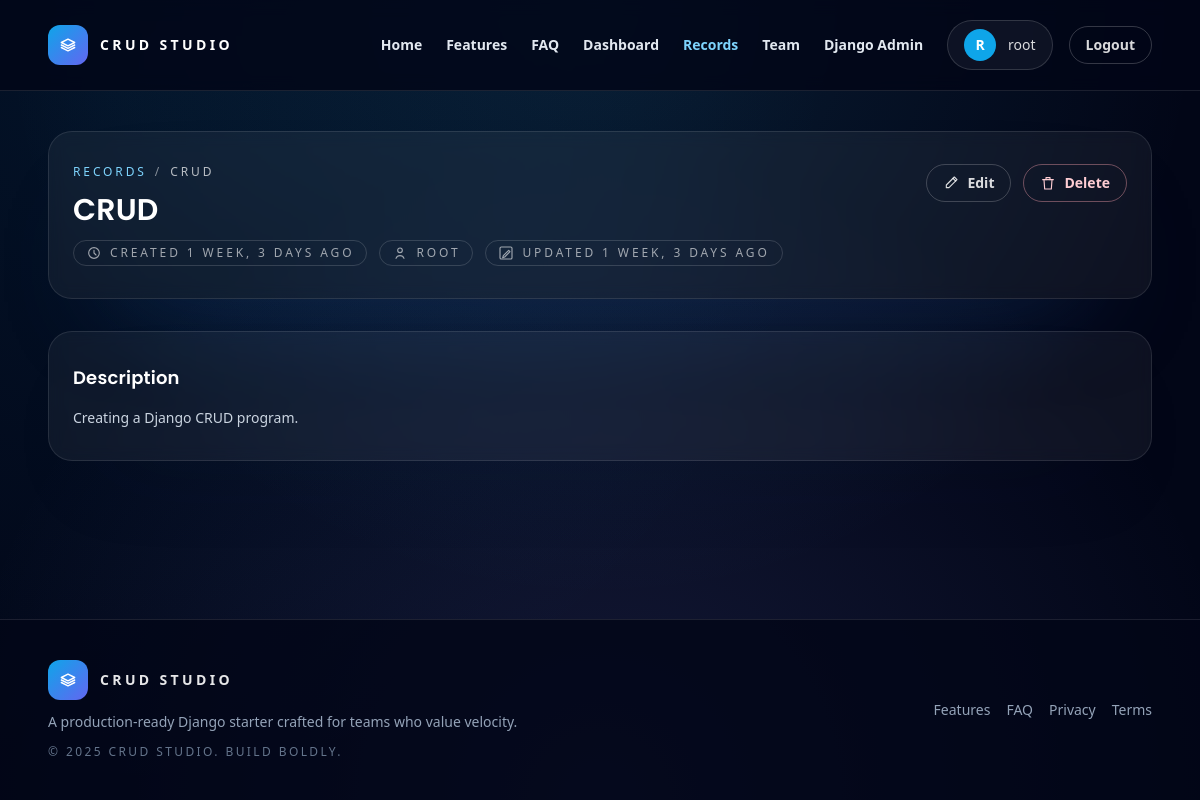
/manage/records/1 (signed in), run on the app's committed database.
### website/models.py (models this page shows, shortened)
class Record(models.Model):
    title = models.CharField(max_length=200)
    description = models.TextField(blank=True)
    created_by = models.ForeignKey(User, on_delete=models.SET_NULL, null=True, blank=True, related_name="records")
    created_at = models.DateTimeField(auto_now_add=True)
    updated_at = models.DateTimeField(auto_now=True)
    class Meta:
        ordering = ["-created_at"]

### website/views.py (the view)
# urls.py: path('manage/records/<int:pk>', views.record_detail, name='record_detail'),
@staff_member_required(login_url='login')
def record_detail(request, pk: int):
    record = get_object_or_404(Record.objects.select_related('created_by'), pk=pk)
    return render(request, 'pages/record_detail.html', {"record": record})

### website/templatetags/ui_icons.py (called while the page is built)
@register.simple_tag
def icon(name, classes="h-5 w-5"):
    svg = ICONS.get(name)
    if not svg:
        return ""
    return mark_safe(svg.format(classes=classes))

### website/templates/pages/record_detail.html (shortened to what this page needs)
{% extends 'pages/base.html' %}
{% load humanize ui_icons %}
{% block content %}
  <section class="rounded-3xl border border-white/10 bg-white/5 px-6 py-8 text-slate-200 shadow-[0_50px_110px_-70px_rgba(59,130,246,0.5)] backdrop-blur">
    <div class="flex flex-wrap items-start justify-between gap-4">
      <div class="space-y-3">
        <nav aria-label="breadcrumb" class="text-xs uppercase tracking-[0.24em] text-white/50">
          <ol class="flex items-center gap-2">
            <li><a href="{% url 'records_list' %}" class="text-sky-300 transition hover:text-sky-200">Records</a></li>
            <li>/</li>
            <li class="text-white/70">{{ record.title }}</li>
          </ol>
        </nav>
        <h1 class="text-3xl font-semibold text-white">{{ record.title }}</h1>
        <div class="flex flex-wrap gap-3 text-xs uppercase tracking-[0.24em] text-white/60">
          <span class="inline-flex items-center gap-2 rounded-full border border-white/15 px-3 py-1">{% icon 'clock' classes='h-4 w-4' %} Created {{ record.created_at|naturaltime }}</span>
          <span class="inline-flex items-center gap-2 rounded-full border border-white/15 px-3 py-1">{% icon 'user' classes='h-4 w-4' %} {{ record.created_by|default:'Unassigned' }}</span>
          <span class="inline-flex items-center gap-2 rounded-full border border-white/15 px-3 py-1">{% icon 'pen-square' classes='h-4 w-4' %} Updated {{ record.updated_at|naturaltime }}</span>
        </div>
      </div>
      <div class="flex flex-wrap gap-3">
        <a href="{% url 'record_update' record.pk %}" class="inline-flex items-center gap-2 rounded-full border border-white/20 px-4 py-2 text-sm font-semibold text-white/85 transition hover:border-white/35 hover:bg-white/10">{% icon 'pen' classes='h-4 w-4' %} Edit</a>
        <a href="{% url 'record_delete' record.pk %}?next={% url 'record_detail' record.pk %}" class="inline-flex items-center gap-2 rounded-full border border-rose-300/40 px-4 py-2 text-sm font-semibold text-rose-200 transition hover:border-rose-200 hover:bg-rose-500/10">{% icon 'trash' classes='h-4 w-4' %} Delete</a>
      </div>
    </div>
  </section>
  <section class="mt-8 rounded-3xl border border-white/10 bg-white/5 px-6 py-8 text-slate-200 shadow-[0_40px_90px_-60px_rgba(15,23,42,0.7)] backdrop-blur">
    <h2 class="text-lg font-semibold text-white">Description</h2>
    <p class="mt-4 whitespace-pre-line text-sm text-slate-300">{{ record.description|default:'No description added yet. Add more context to help collaborators understand the purpose of this record.' }}</p>
  </section>
{% endblock %}

### website/templates/components/navbar.html (shortened to what this page needs)
{% load ui_icons %}
{% with route=request.resolver_match.url_name %}
<header class="relative z-40 border-b border-white/10 bg-slate-950/80 backdrop-blur">
  <div class="mx-auto flex w-full max-w-6xl items-center justify-between gap-6 px-6 py-5">
    <a href="{% url 'home' %}" class="flex items-center gap-3 text-sm font-semibold uppercase tracking-[0.24em] text-white">
      <span class="flex h-10 w-10 items-center justify-center rounded-xl bg-gradient-to-br from-sky-500 to-indigo-500 text-lg text-white shadow-[0_12px_30px_-20px_rgba(56,189,248,0.8)]">
        {% icon 'stack' classes='h-5 w-5' %}
      </span>
      CRUD Studio
    </a>
    <div class="nav-sheet absolute left-0 right-0 top-full hidden flex-col gap-6 border-b border-white/10 bg-slate-950/95 px-6 pb-6 pt-4 shadow-[0_40px_80px_-60px_rgba(14,165,233,0.55)] lg:static lg:flex lg:flex-row lg:items-center lg:justify-between lg:border-none lg:bg-transparent lg:px-0 lg:pb-0 lg:pt-0 lg:shadow-none" data-nav-menu>
      <nav class="flex flex-col gap-4 text-sm font-semibold text-slate-200 lg:flex-row lg:items-center lg:gap-6">
        <a href="{% url 'home' %}" class="transition hover:text-white {% if route == 'home' %}text-sky-300{% endif %}">Home</a>
        <a href="{% url 'home' %}#features" class="transition hover:text-white">Features</a>
        <a href="{% url 'home' %}#faq" class="transition hover:text-white">FAQ</a>
        {% if user.is_authenticated %}
          <a href="{% url 'dashboard' %}" class="transition hover:text-white {% if route == 'dashboard' %}text-sky-300{% endif %}">Dashboard</a>
          {% if user.is_staff %}
            <a href="{% url 'records_list' %}" class="transition hover:text-white {% if route == 'records_list' or route == 'record_detail' or route == 'record_update' or route == 'record_delete' or route == 'record_create' %}text-sky-300{% endif %}">Records</a>
            <a href="{% url 'admin_users' %}" class="transition hover:text-white {% if route == 'admin_users' or route == 'admin_user_create' %}text-sky-300{% endif %}">Team</a>
            <a href="{% url 'admin:index' %}" class="transition hover:text-white" target="_blank" rel="noopener">Django Admin</a>
          {% endif %}
        {% endif %}
      </nav>
      <div class="flex flex-col gap-3 border-t border-white/10 pt-4 lg:flex-row lg:items-center lg:gap-4 lg:border-none lg:pt-0">
        {% if user.is_authenticated %}
          <span class="inline-flex items-center gap-3 rounded-full border border-white/15 bg-white/5 px-4 py-2 text-sm font-medium text-white/85">
            <span class="flex h-8 w-8 items-center justify-center rounded-full bg-sky-500 text-sm font-semibold text-white">{{ user.username|first|upper }}</span>
            {{ user.username }}
          </span>
          <a href="{% url 'logout' %}" class="inline-flex items-center justify-center gap-2 rounded-full border border-white/20 px-4 py-2 text-sm font-semibold text-white/85 transition hover:border-white/40 hover:bg-white/10">Logout</a>
        {% endif %}
      </div>
    </div>
  </div>
</header>
{% endwith %}

### static/css/style.css (style rules this page uses)
:root { --bg-body: #040714; --bg-gradient-start: #040714; --bg-gradient-end: #102347; --surface-primary: rgba(15, 23, 42, 0.72); --surface-card: #f8fafc; --surface-muted: rgba(15, 23, 42, 0.08); --border-soft: rgba(148, 163, 184, 0.2); --text-primary: #0f172a; --text-on-dark: #f8fafc; --text-muted: #475569; --accent: #38bdf8; --accent-soft: rgba(56, 189, 248, 0.18); --accent-strong: #2563eb; --accent-secondary: #c084fc; --positive: #2dd4bf; --danger: #f87171; --radius-lg: 1.25rem; --radius-md: 0.9rem; --shadow-xl: 0 30px 60px -28px rgba(10, 19, 43, 0.7); --shadow-card: 0 18px 44px -26px rgba(15, 23, 42, 0.4); font-size: 16px; }
* { box-sizing: border-box; }
html, body { height: 100%; }
body { margin: 0; font-family: "Inter", -apple-system, BlinkMacSystemFont, "Segoe UI", Roboto, Helvetica, Arial, sans-serif; line-height: 1.6; background: radial-gradient(1200px 820px at -12% -25%, rgba(192, 132, 252, 0.38), transparent 65%), radial-gradient(980px 760px at 110% -5%, rgba(56, 189, 248, 0.32), transparent 70%), linear-gradient(140deg, var(--bg-gradient-start), var(--bg-gradient-end)); color: var(--text-primary); }
h1, h2, h3, h4, h5, h6 { font-family: "Poppins", "Inter", -apple-system, BlinkMacSystemFont, "Segoe UI", Roboto, Helvetica, Arial, sans-serif; letter-spacing: 0.2px; margin-bottom: 0.35em; }
p { margin-bottom: 1rem; color: var(--text-muted); }

### data on the page
Record: title "CRUD", created_at "1 WEEK, 3 DAYS AGO", created_by "ROOT", updated_at "1 WEEK, 3 DAYS AGO", description "Creating a Django CRUD program."

### other printed values
{{ user.username|first|upper }} "R"
{{ user.username }} "root"
